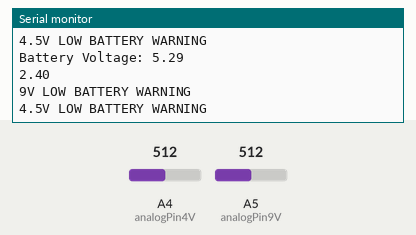
A sketch run on a simulated Arduino Uno, built with avr-gcc and run on an emulated ATmega328P. On the bench: the last lines printed to the serial monitor. Inputs (shaded band) come from the test bench; at power-on: A4 (analogPin4V) = 512, A5 (analogPin9V) = 512.

Above: at 4.8 s.
4.9 s: A4 (analogPin4V) set to 837
At 5.5 s:
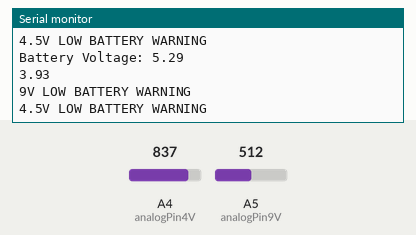
6.4 s: A4 (analogPin4V) set to 866
At 7.9 s:
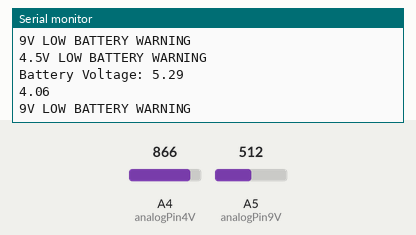
Timing chart, 0 to 9.4 s (numbered marks = the images above; inputs shaded):
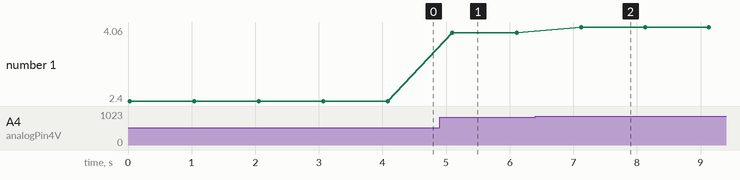

The sketch:

power_management.ino
```cpp
const int analogPin9V = A5; // Analog input pin
const int analogPin4V = A4; // 4.5V input pin
const float R1 = 12000.0; // 12kΩ resistor
const float R2 = 10000.0; // 10kΩ resistor
const float Vref = 4.8; // Reference voltage (5V for most Arduinos)
const float ADCmax = 1023.0; // Max ADC value for a 10-bit ADC

void setup() {
  pinMode(analogPin9V, INPUT);
  Serial.begin(9600);
}

void loop() {
  int sensorValue9V = analogRead(analogPin9V);
  int sensorValue4V = analogRead(analogPin4V);
  float voltage9V = sensorValue9V * (Vref / ADCmax) * ((R1 + R2) / R2);
  float voltage4V = sensorValue4V * (Vref / 1023.0);

  Serial.print("Battery Voltage: ");
  Serial.println(voltage9V);
  Serial.println(voltage4V);

  if (voltage9V < 7.25) {
    Serial.println("9V LOW BATTERY WARNING");
  }
  if (voltage4V < 4) {
    Serial.println("4.5V LOW BATTERY WARNING");
  }

  delay(1000); // Delay a second between measurements
}
```

Measured:
- after the input at 4.9 s, the serial monitor: prints a new line after 0.20 s (image 1)
- after the input at 6.4 s, the serial monitor: prints a new line after 0.73 s (image 2)
- plotted number 1: 2.4 → 3.93 after the input at 4.9 s, 3.93 → 4.06 after the input at 6.4 s
